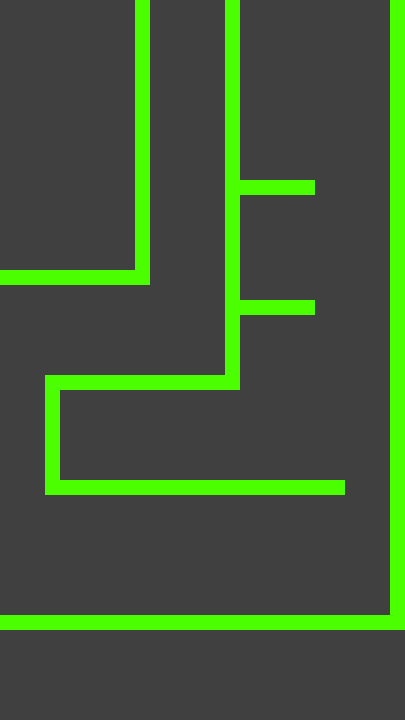

The image is a tile-based game level rendered from a .tmx file. Its description and complete source (layers, tilesets, objects, tile grids) follow:
An orthogonal 27x48 tile map with 15x15 px tiles, 1 tile layer (Tile Layer 1), 4 tilesets and 31 objects.

<map version="1.0" tiledversion="1.1.5" orientation="orthogonal" renderorder="right-down" width="27" height="48" tilewidth="15" tileheight="15" infinite="0" nextobjectid="448">
 <tileset firstgid="1" name="tileset" tilewidth="15" tileheight="15" tilecount="10" columns="10">
  <image source="../gfx/tilesets/blocks.png" width="150" height="15" />
 </tileset>
 <tileset firstgid="11" name="button" tilewidth="15" tileheight="15" tilecount="1" columns="1">
  <image source="../gfx/images/button.png" width="15" height="15" />
 </tileset>
 <tileset firstgid="12" name="turret" tilewidth="15" tileheight="15" tilecount="2" columns="2">
  <image source="../gfx/images/turret.png" width="30" height="15" />
 </tileset>
 <tileset firstgid="14" name="door" tilewidth="30" tileheight="60" tilecount="4" columns="4">
  <image source="../gfx/tilesets/door.png" width="120" height="60" />
 </tileset>
 <layer name="Tile Layer 1" width="27" height="48">
  <data encoding="csv">
2,2,2,2,2,2,2,2,2,6,2,2,2,2,2,6,2,2,2,2,2,2,2,2,2,2,6,
2,2,2,2,2,2,2,2,2,6,2,2,2,2,2,6,2,2,2,2,2,2,2,2,2,2,6,
2,2,2,2,2,2,2,2,2,6,2,2,2,2,2,6,2,2,2,2,2,2,2,2,2,2,6,
2,2,2,2,2,2,2,2,2,6,2,2,2,2,2,6,2,2,2,2,2,2,2,2,2,2,6,
2,2,2,2,2,2,2,2,2,6,2,2,2,2,2,6,2,2,2,2,2,2,2,2,2,2,6,
2,2,2,2,2,2,2,2,2,6,2,2,2,2,2,6,2,2,2,2,2,2,2,2,2,2,6,
2,2,2,2,2,2,2,2,2,6,2,2,2,2,2,6,2,2,2,2,2,2,2,2,2,2,6,
2,2,2,2,2,2,2,2,2,6,2,2,2,2,2,6,2,2,2,2,2,2,2,2,2,2,6,
2,2,2,2,2,2,2,2,2,6,2,2,2,2,2,6,2,2,2,2,2,2,2,2,2,2,6,
2,2,2,2,2,2,2,2,2,6,2,2,2,2,2,6,2,2,2,2,2,2,2,2,2,2,6,
2,2,2,2,2,2,2,2,2,6,2,2,2,2,2,6,2,2,2,2,2,2,2,2,2,2,6,
2,2,2,2,2,2,2,2,2,6,2,2,2,2,2,6,2,2,2,2,2,2,2,2,2,2,6,
2,2,2,2,2,2,2,2,2,6,2,2,2,2,2,6,6,6,6,6,6,2,2,2,2,2,6,
2,2,2,2,2,2,2,2,2,6,2,2,2,2,2,6,2,2,2,2,2,2,2,2,2,2,6,
2,2,2,2,2,2,2,2,2,6,2,2,2,2,2,6,2,2,2,2,2,2,2,2,2,2,6,
2,2,2,2,2,2,2,2,2,6,2,2,2,2,2,6,2,2,2,2,2,2,2,2,2,2,6,
2,2,2,2,2,2,2,2,2,6,2,2,2,2,2,6,2,2,2,2,2,2,2,2,2,2,6,
2,2,2,2,2,2,2,2,2,6,2,2,2,2,2,6,2,2,2,2,2,2,2,2,2,2,6,
6,6,6,6,6,6,6,6,6,6,2,2,2,2,2,6,2,2,2,2,2,2,2,2,2,2,6,
2,2,2,2,2,2,2,2,2,2,2,2,2,2,2,6,2,2,2,2,2,2,2,2,2,2,6,
2,2,2,2,2,2,2,2,2,2,2,2,2,2,2,6,6,6,6,6,6,2,2,2,2,2,6,
2,2,2,2,2,2,2,2,2,2,2,2,2,2,2,6,2,2,2,2,2,2,2,2,2,2,6,
2,2,2,2,2,2,2,2,2,2,2,2,2,2,2,6,2,2,2,2,2,2,2,2,2,2,6,
2,2,2,2,2,2,2,2,2,2,2,2,2,2,2,6,2,2,2,2,2,2,2,2,2,2,6,
2,2,2,2,2,2,2,2,2,2,2,2,2,2,2,6,2,2,2,2,2,2,2,2,2,2,6,
2,2,2,6,6,6,6,6,6,6,6,6,6,6,6,6,2,2,2,2,2,2,2,2,2,2,6,
2,2,2,6,2,2,2,2,2,2,2,2,2,2,2,2,2,2,2,2,2,2,2,2,2,2,6,
2,2,2,6,2,2,2,2,2,2,2,2,2,2,2,2,2,2,2,2,2,2,2,2,2,2,6,
2,2,2,6,2,2,2,2,2,2,2,2,2,2,2,2,2,2,2,2,2,2,2,2,2,2,6,
2,2,2,6,2,2,2,2,2,2,2,2,2,2,2,2,2,2,2,2,2,2,2,2,2,2,6,
2,2,2,6,2,2,2,2,2,2,2,2,2,2,2,2,2,2,2,2,2,2,2,2,2,2,6,
2,2,2,6,2,2,2,2,2,2,2,2,2,2,2,2,2,2,2,2,2,2,2,2,2,2,6,
2,2,2,6,6,6,6,6,6,6,6,6,6,6,6,6,6,6,6,6,6,6,6,2,2,2,6,
2,2,2,2,2,2,2,2,2,2,2,2,2,2,2,2,2,2,2,2,2,2,2,2,2,2,6,
2,2,2,2,2,2,2,2,2,2,2,2,2,2,2,2,2,2,2,2,2,2,2,2,2,2,6,
2,2,2,2,2,2,2,2,2,2,2,2,2,2,2,2,2,2,2,2,2,2,2,2,2,2,6,
2,2,2,2,2,2,2,2,2,2,2,2,2,2,2,2,2,2,2,2,2,2,2,2,2,2,6,
2,2,2,2,2,2,2,2,2,2,2,2,2,2,2,2,2,2,2,2,2,2,2,2,2,2,6,
2,2,2,2,2,2,2,2,2,2,2,2,2,2,2,2,2,2,2,2,2,2,2,2,2,2,6,
2,2,2,2,2,2,2,2,2,2,2,2,2,2,2,2,2,2,2,2,2,2,2,2,2,2,6,
2,2,2,2,2,2,2,2,2,2,2,2,2,2,2,2,2,2,2,2,2,2,2,2,2,2,6,
6,6,6,6,6,6,6,6,6,6,6,6,6,6,6,6,6,6,6,6,6,6,6,6,6,6,6,
2,2,2,2,2,2,2,2,2,2,2,2,2,2,2,2,2,2,2,2,2,2,2,2,2,2,2,
2,2,2,2,2,2,2,2,2,2,2,2,2,2,2,2,2,2,2,2,2,2,2,2,2,2,2,
2,2,2,2,2,2,2,2,2,2,2,2,2,2,2,2,2,2,2,2,2,2,2,2,2,2,2,
2,2,2,2,2,2,2,2,2,2,2,2,2,2,2,2,2,2,2,2,2,2,2,2,2,2,2,
2,2,2,2,2,2,2,2,2,2,2,2,2,2,2,2,2,2,2,2,2,2,2,2,2,2,2,
2,2,2,2,2,2,2,2,2,2,2,2,2,2,2,2,2,2,2,2,2,2,2,2,2,2,2
</data>
 </layer>
 <objectgroup name="collision">
  <object id="430" x="135" y="0" width="15" height="285" />
  <object id="431" x="0" y="270" width="135" height="15" />
  <object id="432" x="225" y="0" width="15" height="390" />
  <object id="433" x="240" y="300" width="75" height="15" />
  <object id="434" x="240" y="180" width="75" height="15" />
  <object id="435" x="390" y="0" width="15" height="630" />
  <object id="436" x="0" y="615" width="390" height="15" />
  <object id="438" x="45" y="480" width="270" height="15" />
  <object id="440" x="45" y="375" width="15" height="105" />
  <object id="441" x="60" y="375" width="165" height="15" />
 </objectgroup>
 <objectgroup name="Button">
  <object id="429" gid="11" x="255" y="300" width="15" height="15" />
 </objectgroup>
 <objectgroup name="Turrets" />
 <objectgroup name="Doors">
  <object id="404" gid="14" x="45" y="615" width="30" height="60" />
  <object id="406" gid="14" x="75" y="615" width="30" height="60" />
  <object id="407" gid="14" x="105" y="615" width="30" height="60" />
  <object id="410" gid="14" x="135" y="555" width="30" height="60" />
  <object id="411" gid="14" x="165" y="615" width="30" height="60" />
  <object id="412" gid="14" x="195" y="615" width="30" height="60" />
  <object id="413" gid="14" x="225" y="615" width="30" height="60" />
  <object id="417" gid="14" x="45" y="555" width="30" height="60" />
  <object id="418" gid="14" x="75" y="555" width="30" height="60" />
  <object id="419" gid="14" x="105" y="555" width="30" height="60" />
  <object id="421" gid="14" x="165" y="555" width="30" height="60" />
  <object id="422" gid="14" x="195" y="555" width="30" height="60" />
  <object id="423" gid="14" x="225" y="555" width="30" height="60" />
  <object id="424" gid="14" x="285" y="615" width="30" height="60" />
  <object id="426" gid="14" x="255" y="555" width="30" height="60" />
  <object id="428" gid="14" x="285" y="555" width="30" height="60" />
  <object id="442" gid="14" x="135" y="615" width="30" height="60" />
  <object id="443" gid="14" x="255" y="615" width="30" height="60" />
  <object id="444" gid="14" x="315" y="615" width="30" height="60" />
  <object id="447" gid="14" x="315" y="555" width="30" height="60" />
 </objectgroup>
</map>
